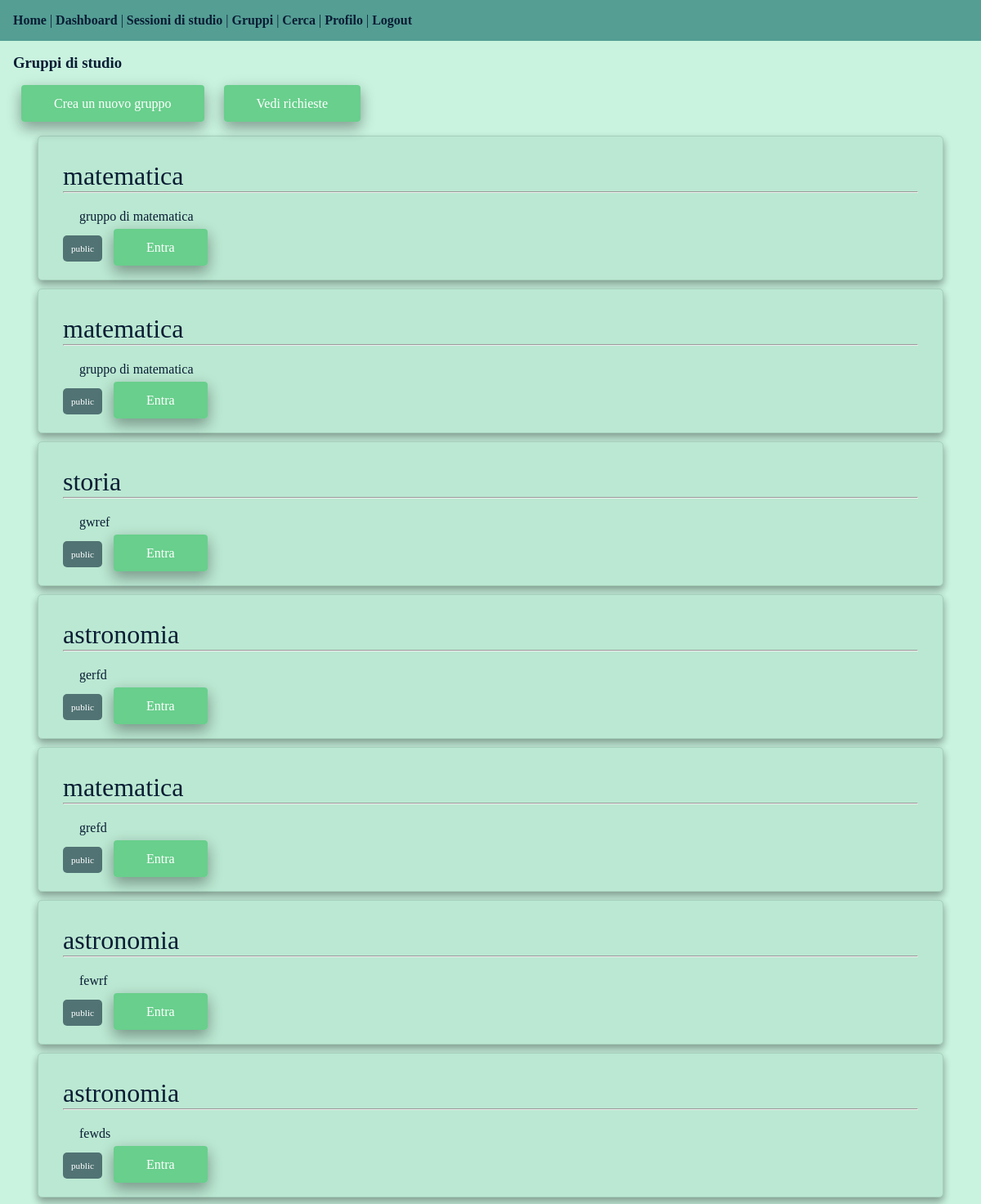
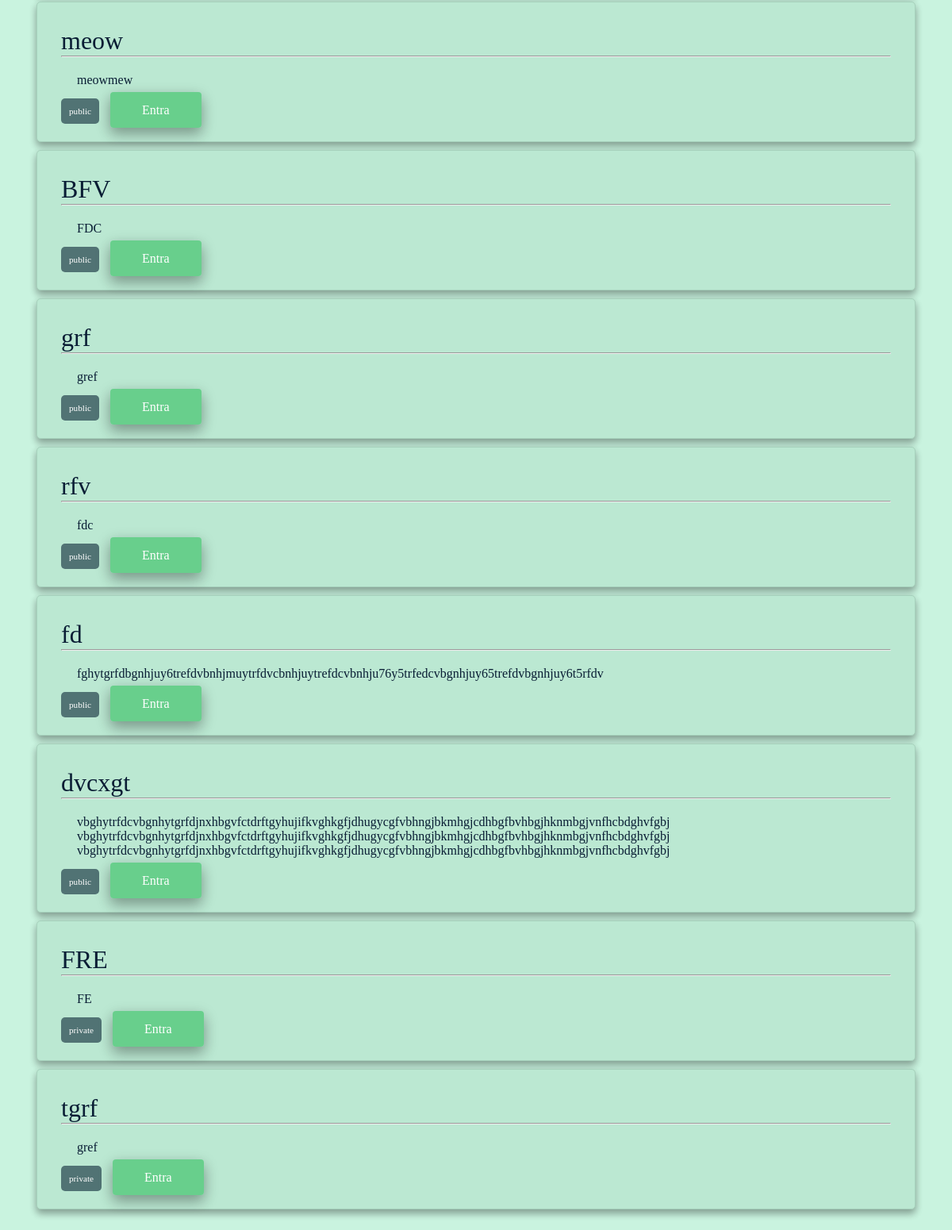
Page /groups/ (signed in) on the earlier database version (2 pictures, top to bottom).
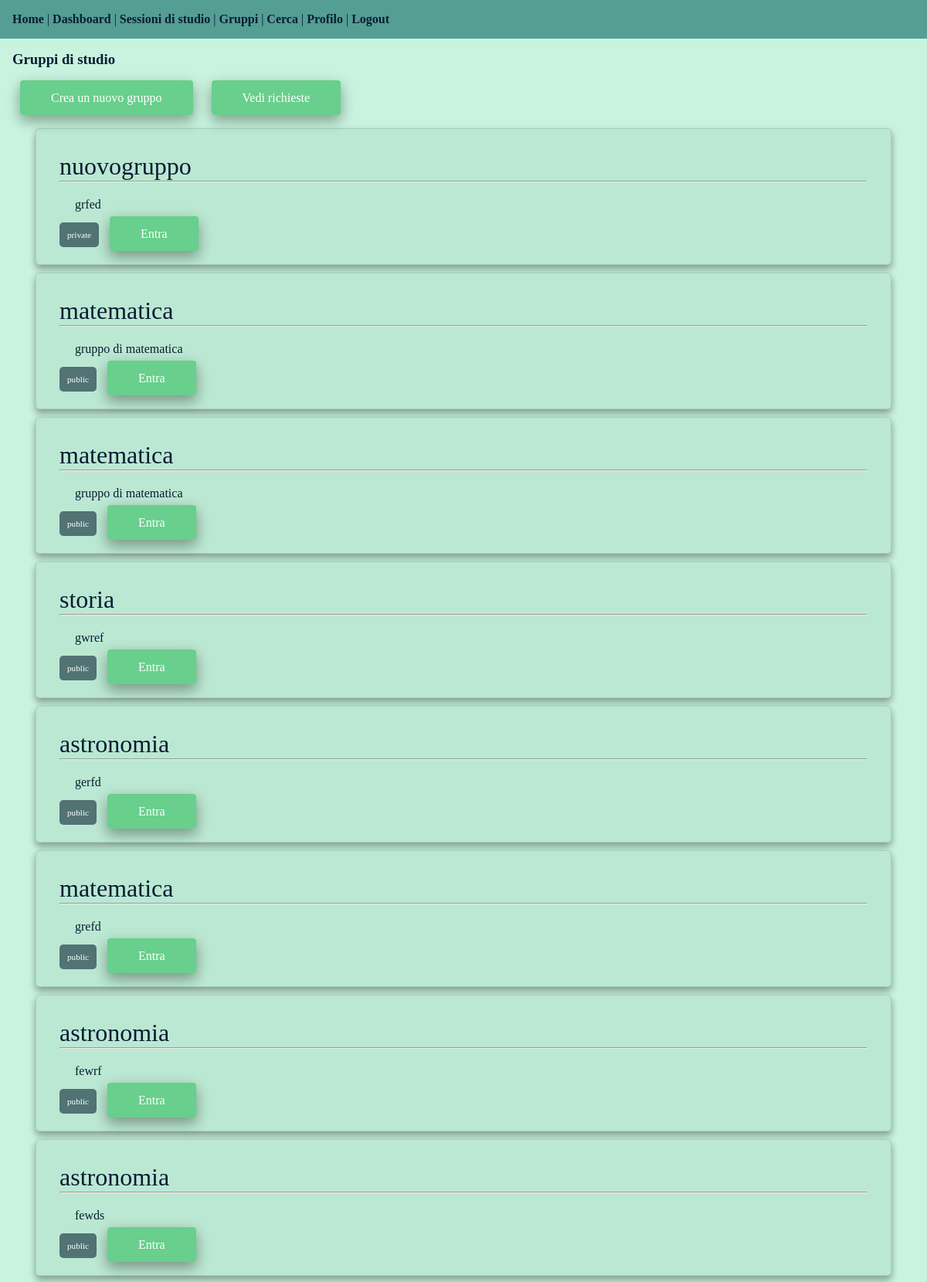
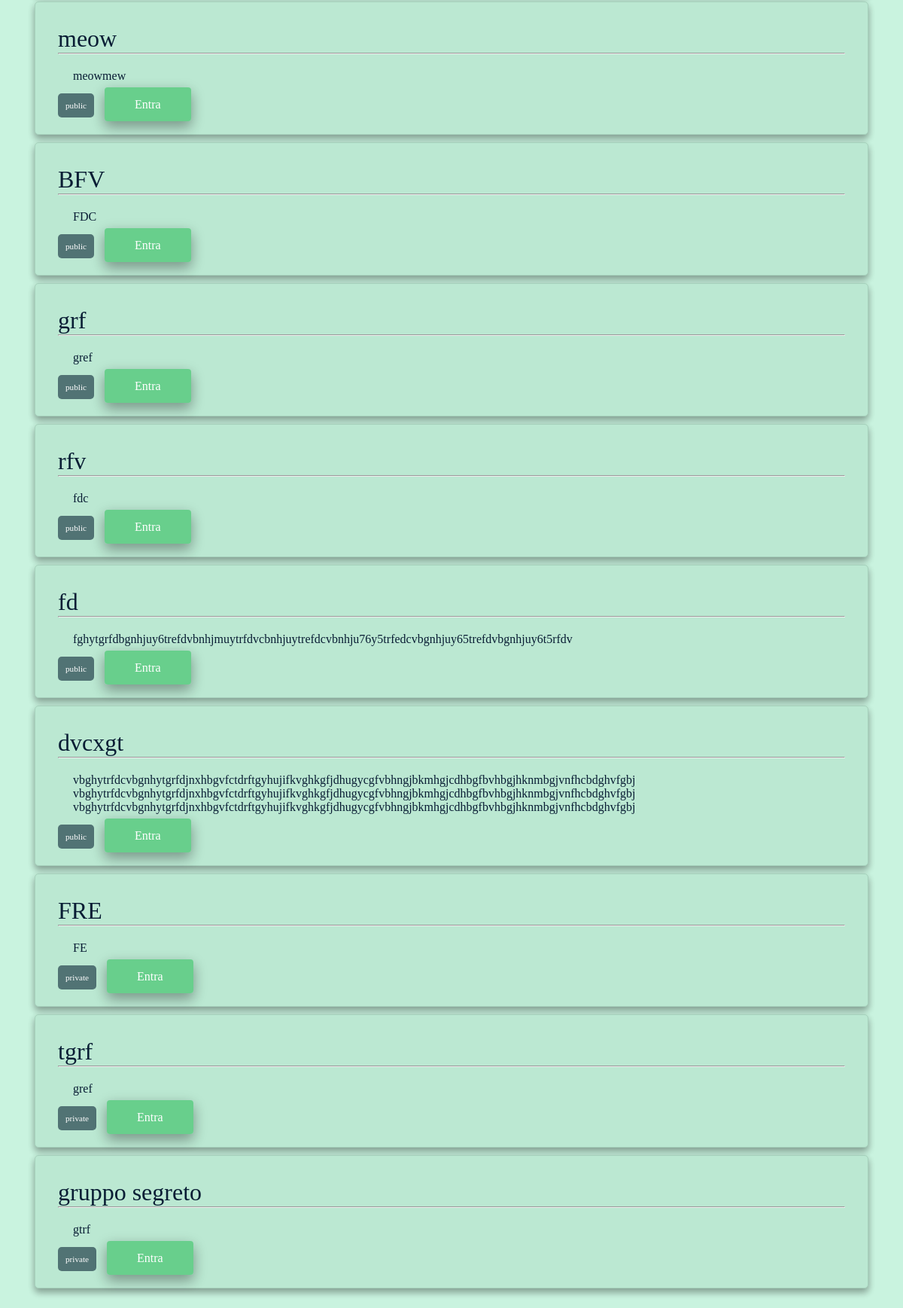
Same page on the later database version (2 pictures, top to bottom).
### groups/models.py (models this page shows, shortened)
class StudyGroup(models.Model):
    PRIVACY_CHOICES = (('public', 'Public') , ('private', 'Private') )
    name = models.CharField(max_length=100)
    description = models.TextField()
    creator = models.ForeignKey(settings.AUTH_USER_MODEL, on_delete=models.CASCADE, related_name='created_group')
    privacy = models.CharField(max_length=10, choices=PRIVACY_CHOICES, default='public')
    members = models.ManyToManyField(settings.AUTH_USER_MODEL, through='GroupMembership', related_name='study_groups', blank=True)
    created_at = models.DateTimeField(auto_now_add=True)

### groups/views.py (the view)
# urls.py: path('', views.group_list, name="group_list"),
@login_required
def group_list(request):
    groups = StudyGroup.objects.filter(groupmembership__user = request.user).order_by('-created_at')
    public_groups = StudyGroup.objects.filter(privacy = 'public').exclude(groupmembership__user = request.user)
    return render(request, 'groups/group_list.html', {'groups': groups, 'public_groups': public_groups})

### groups/templates/groups/group_list.html (shortened to what this page needs)
{% extends "users/dashboard.html" %}
{% block content%}
<div class="group-list-container">
    <h3>Gruppi di studio</h3>
    <div class="add-group">
        <a href="{% url 'groups:create_group' %}" class="main-buttons">Crea un nuovo gruppo</a>
        <a href="{% url 'groups:my_invites' %}" class="main-buttons">Vedi richieste</a>
    </div>
    {%if groups%}
        {% for group in groups %}
        <div class="group">
            <a href="{% url 'groups:group_details' group.id %}" class="group-name">{{ group.name }}</a>
            <hr>
            <p class="group-description">{{ group.description }}</p>
            <span class="privacy-badge">{{ group.privacy}}</span>
            <a href="{% url 'groups:group_details' group.id %}" class="main-buttons">Entra</a>
        </div>
        {% endfor %}
    {% else %}
        <h4>Nessun gruppo disponibile</h4>
    {% endif %}
</div>
{%endblock%}

Differences in the rows shown:
added StudyGroup: name "nuovogruppo", description "grfed", privacy "private"
added StudyGroup: name "gruppo segreto", description "gtrf", privacy "private"
